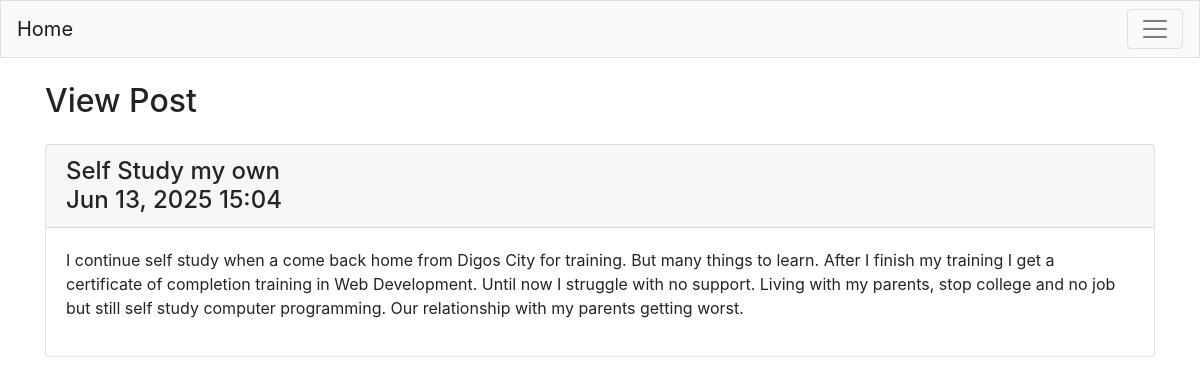
Page /view_post/2 (signed in) on the committed database.
### blogs/models.py (models this page shows, shortened)
class BlogPost(models.Model):
    title = models.CharField(max_length=200)
    text = models.TextField()
    date_added = models.DateTimeField(auto_now_add=True)
    owner = models.ForeignKey(User, on_delete=models.CASCADE)

### blogs/views.py (the view)
# urls.py: path('view_post/<int:blog_id>', views.view_post, name='view_post'),
@login_required
def view_post(reuquest, blog_id):
    blogpost = BlogPost.objects.get(id=blog_id)
    check_blog_owner(blogpost, reuquest)
    content = {'title': blogpost.title, 'text': blogpost.text,
               'date_': blogpost.date_added}
    return render(reuquest, 'blogs/view_post.html', content)

### blogs/views.py (called while the page is built)
def check_blog_owner(blog, request):
    if blog.owner != request.user:
        raise Http404

### blogs/templates/blogs/view_post.html
{% extends "blogs/base.html" %}
{% block page_header %}
    <h2>View Post</h2>
{% endblock page_header %}
{% block content %}
    <div class="card mb-3">
        <h4 class="card-header">
            {{ title }} <br>
            {{ date_|date:'M d, Y H:i' }}
        </h4>
        <div class="card-body">
            {{ text|linebreaks }}
        </div>
    </div>
{% endblock content %}

### rows in the picture
BlogPost: title "Self Study my own", date_added "Jun 13, 2025 15:04", text "I continue self study when a come back home from Digos City for training. But many things to learn. After I finish my training I get a certificate of completion training in Web Development. Until now I struggle with no support. Living with my parents, stop college and no job but still self study computer programming. Our relationship with my parents getting worst."
